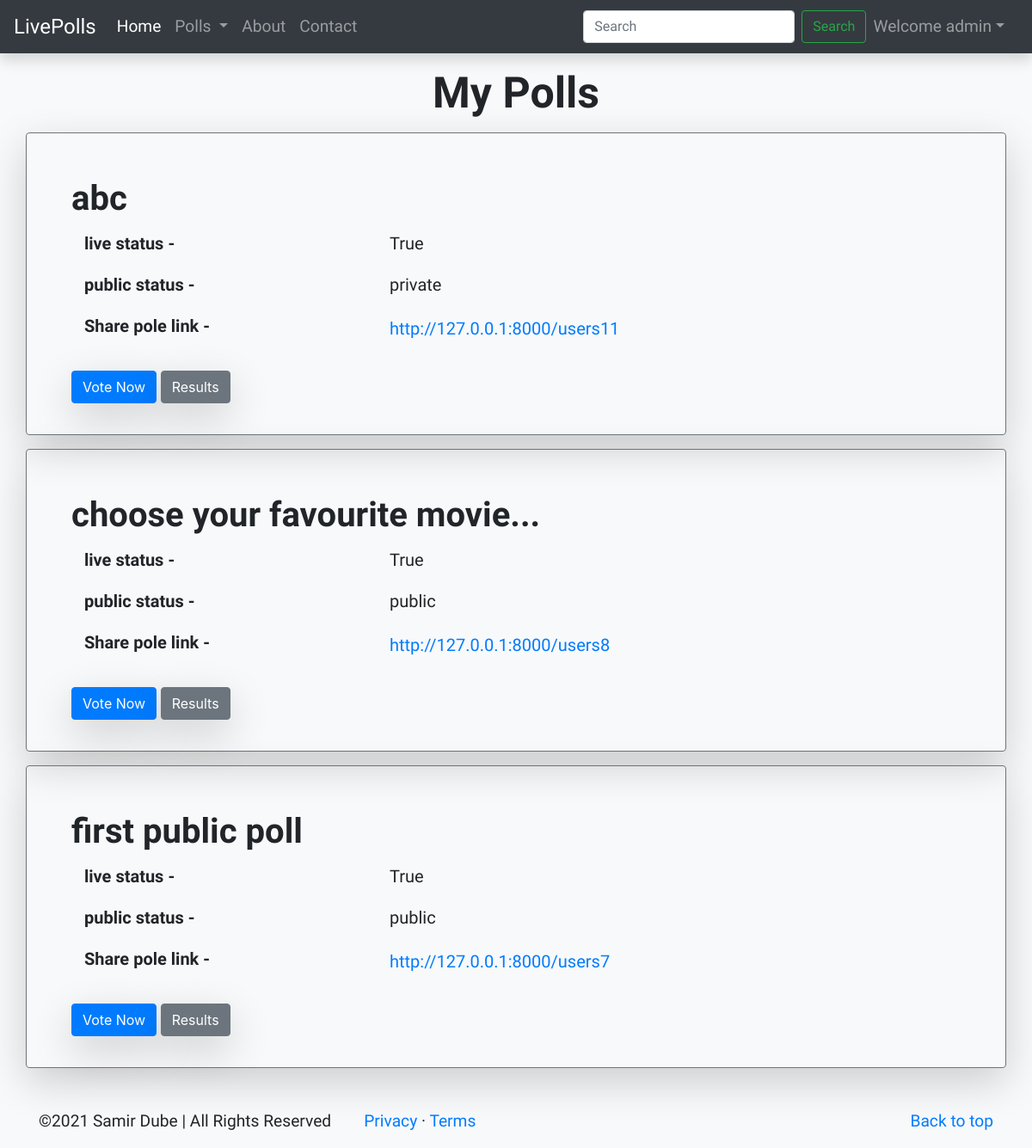
Page /users/mypolls (signed in) on the committed database.
### users/models.py (models this page shows, shortened)
class Question(models.Model):
    sno= models.AutoField(primary_key=True)
    question_text = models.CharField(max_length=200)
    livestatus = models.BooleanField(default=True)
    publicstatus = models.CharField(max_length=50)
    user=models.ForeignKey(User, on_delete=models.CASCADE)
    timestamp = models.DateTimeField(default=now)

### users/views.py (the view)
# urls.py: path('/mypolls', views.mypolls, name='mypolls'),
def mypolls(request):
    if request.user.is_authenticated:
        latest_question_list = Question.objects.order_by('-timestamp')[:5]
        context = {'latest_question_list': latest_question_list}
        return render(request, 'users/mypolls.html', context)
    else:
            messages.warning(request, "Login First")
    return redirect('users:index')

### templates/users/mypolls.html (shortened to what this page needs)
{% extends 'base.html' %}
{% block content %}
<h1 class="text-center mb-3 mt-3 fontPangolin" style="font-size:50px; font-weight: bolder;">My Polls</h1>
{% if latest_question_list %}
  {% for question in latest_question_list %}
    {% if request.user ==  question.user %}
      <div class="container mt-3 p-3 border rounded border-secondary shadow-lg">
        <div class="card-body">
          <h3 class="m-3 fontPangolin" style="font-size:40px; font-weight: 800;">{{ question.question_text }}</h3>
          <div class="form-group row mb-3 ml-3">
            <h6 class=" col-sm-4  fontPatrick" style="font-size:20px; font-weight: 600;">live status - </h6>
            <h6 class=" col-sm-8  fontPatrick" style="font-size:20px; font-weight: 300;">{{ question.livestatus }}</h6>
          </div>
          <div class="form-group row mb-3 ml-3">
            <h6 class=" col-sm-4  fontPatrick" style="font-size:20px; font-weight: 600;">public status - </h6>
            <h6 class=" col-sm-8  fontPatrick" style="font-size:20px; font-weight: 300;">{{ question.publicstatus }}</h6>
          </div>
          <div class="form-group row mb-3 ml-3">
            <h6 class=" col-sm-4  fontPatrick" style="font-size:20px; font-weight: 600;">Share pole link - </h6>
            <a class=" col-sm-8  fontPatrick" href="http://127.0.0.1:8000/users{{ question.sno }}" style="font-size:20px; font-weight: 300;">http://127.0.0.1:8000/users{{ question.sno }}</a>
          </div>
          <a href="{% url 'users:details' question.sno %}" class="btn btn-primary ml-3 mt-3 shadow-lg">Vote Now</a>
          <a href="{% url 'users:results' question.sno %}" class="btn btn-secondary mt-3 shadow-lg">Results</a>
        </div>
      </div>
    {% endif %}
  {% endfor %}
{% else %}
  <p>No polls available</p>
{% endif %}
{% endblock %}

### templates/base.html (shortened to what this page needs)
<!doctype html>
<html lang="en">
<head>
  <link rel="stylesheet" href="https://stackpath.bootstrapcdn.com/bootstrap/4.4.1/css/bootstrap.min.css"
>
</head>
<body class="bg-light">
  <nav class="navbar navbar-expand-lg navbar-dark bg-dark fontPangolin shadow">
    <a class="navbar-brand" href="{% url 'users:index'%}" style="font-size:x-large;">LivePolls</a>
    <div class="collapse navbar-collapse" id="navbarSupportedContent">
      <ul class="navbar-nav mr-auto">
        <li class="nav-item active">
          <a class="nav-link" href="{% url 'users:index'%}"> Home <span class="sr-only">(current)</span></a>
        </li>
        <li class="nav-item dropdown">
          <a class="nav-link dropdown-toggle" href="#" id="navbarDropdown" role="button" data-toggle="dropdown"
            aria-haspopup="true" aria-expanded="false">
            Polls
          </a>
        </li>
        <li class="nav-item">
          <a class="nav-link" href="{% url 'users:about'%}">About</a>
        </li>
        <li class="nav-item">
          <a class="nav-link" href="{% url 'users:contact'%}">Contact</a>
        </li>
      </ul>
      <form class="form-inline my-2 my-lg-0">
        <input class="form-control mr-sm-2" type="search" placeholder="Search" aria-label="Search">
        <button class="btn btn-outline-success my-2 my-sm-0" type="submit">Search</button>
      </form>
      {% if user.is_authenticated %}
      <ul class="navbar-nav mr-2">
        <li class="nav-item dropdown">
          <a class="nav-link dropdown-toggle" href='#' id="navbarDropdown" role="button" data-toggle="dropdown"> Welcome
            {{request.user}}</a>
        </li>
      </ul>
    </div>
    {% else %}
    <a type="button" class="btn btn-primary mx-2" href="{% url 'users:login' %}">Log in</a>
    <a type="button" class="btn btn-info" href="{% url 'users:signup' %}">Sign Up</a>
    {% endif %}
  </nav>
  {% block content %}{% endblock %}
  <footer class="container mt-5 fontPangolin">
    <p class="float-right "><a href="#">Back to top</a></p>
    <p>©2021 Samir Dube | All Rights Reserved &nbsp &nbsp &nbsp &nbsp<a href="#">Privacy</a> · <a href="#">Terms</a></p>
  </footer>
</body>
</html>

### templates/base.html (style rules this page uses)
.fontPangolin { font-family: 'Pangolin', cursive; font-size: larger; }
.fontPatrick { font-family: 'Patrick Hand', cursive; font-weight: 600; }

### rows in the picture
Question: question_text "abc", livestatus "True", publicstatus "private", sno "11"
Question: question_text "choose your favourite movie...", livestatus "True", publicstatus "public", sno "8"
Question: question_text "first public poll", livestatus "True", publicstatus "public", sno "7"

### other values in the picture
{{ request.user }} "admin"
